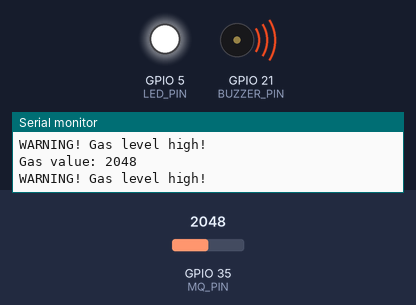
A sketch run on a simulated ESP32. On the bench: output pins drawn as LEDs (lit = HIGH), buzzer (waves = sounding, pin HIGH), the last lines printed to the serial monitor. The test bench sets the inputs (shaded band); at power-on: GPIO 35 (MQ_PIN) = 2048.

Above: at 2.8 s.
2.9 s: GPIO 35 (MQ_PIN) set to 1970
At 4.6 s:
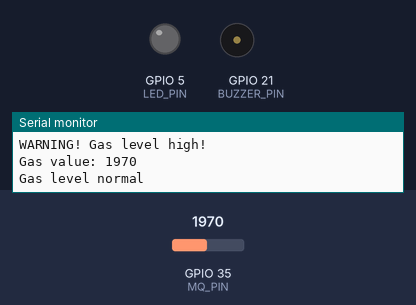
5.6 s: GPIO 35 (MQ_PIN) set to 2040
At 7.4 s:
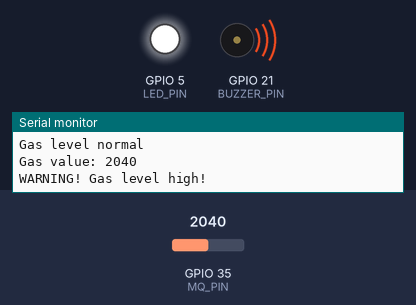
8.3 s: GPIO 35 (MQ_PIN) set to 1960
At 10.4 s:
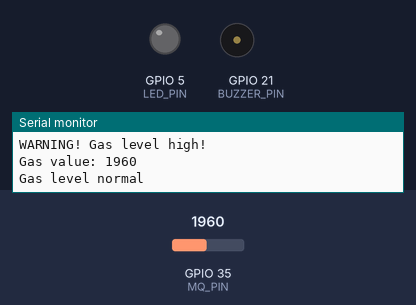
Timing chart, 0 to 11.9 s (numbered marks = the images above; inputs shaded):
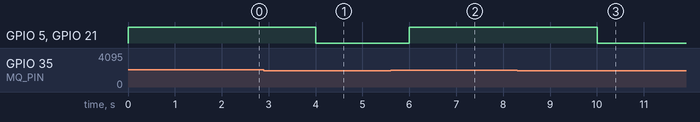

Measured:
- the behaviour switches between 2001 and 2000 on GPIO 35 (MQ_PIN) (found by bisection; images 0 and 1)
- after the input at 2.9 s, GPIO 5 (LED_PIN), GPIO 21 (BUZZER_PIN): HIGH → LOW after 1.1 s
- after the input at 5.6 s, GPIO 5 (LED_PIN), GPIO 21 (BUZZER_PIN): LOW → HIGH after 0.40 s
- after the input at 8.3 s, GPIO 5 (LED_PIN), GPIO 21 (BUZZER_PIN): HIGH → LOW after 1.7 s

The sketch:

MQ-2.ino
```cpp
#define MQ_PIN 35
#define LED_PIN 5
#define BUZZER_PIN 21
void setup() {
  Serial.begin(115200);
  pinMode(LED_PIN, OUTPUT);
  pinMode(BUZZER_PIN, OUTPUT);
}

void loop() {
  int gasvalue = analogRead(MQ_PIN);

  Serial.print("Gas value: ");
  Serial.println(gasvalue);

  if( gasvalue > 2000) {
    Serial.println("WARNING! Gas level high!");
    digitalWrite(BUZZER_PIN,HIGH);
    digitalWrite(LED_PIN,HIGH);


  } else {
    Serial.println("Gas level normal");
    digitalWrite(BUZZER_PIN,LOW);
    digitalWrite(LED_PIN,LOW);

  }
  delay(2000);
}
```
